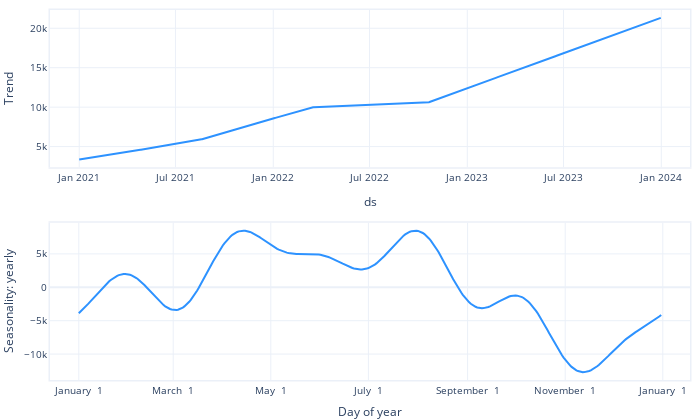

Notebook code for this chart:
### Code cell
m.plot_parameters(components=['trend', 'seasonality'])

### Figure 1 — Plotly figure (JSON) as saved in the notebook; plotly's stock layout.template omitted (floating-point values rounded to 4 significant figures; data arrays with more than 128 entries replaced by an {"elided": "..."} marker saying what was removed)
{"data": [{"fill": "none", "line": {"color": "#2d92ff", "width": 2}, "mode": "lines", "name": "Trend", "type": "scatter", "x": {"elided": "1095 str values"}, "xaxis": "x", "y": {"elided": "1095 float values"}, "yaxis": "y"}, {"fill": "none", "line": {"color": "#2d92ff", "width": 2}, "mode": "lines", "name": "yearly", "type": "scatter", "x": {"elided": "365 str values"}, "xaxis": "x2", "y": {"elided": "365 float values"}, "yaxis": "y2"}], "layout": {"autosize": true, "font": {"size": 10}, "height": 420, "hovermode": "x unified", "margin": {"b": 0, "l": 0, "pad": 0, "r": 10, "t": 10}, "showlegend": false, "title": {"font": {"size": 12}}, "width": 700, "xaxis": {"anchor": "y", "domain": [0, 1], "linewidth": 1.5, "mirror": true, "range": ["2020-11-07T00:00:00", "2024-02-24T00:00:00"], "showline": true, "title": {"text": "ds"}, "type": "date"}, "xaxis2": {"anchor": "y2", "domain": [0, 1], "linewidth": 1.5, "mirror": true, "range": ["2016-12-14T00:00:00", "2018-01-18T00:00:00"], "showline": true, "tickformat": "%B %e", "title": {"text": "Day of year"}}, "yaxis": {"anchor": "x", "domain": [0.575, 1], "linewidth": 1.5, "mirror": true, "rangemode": "normal", "showline": true, "title": {"text": "Trend"}}, "yaxis2": {"anchor": "x2", "domain": [0, 0.425], "linewidth": 1.5, "mirror": true, "rangemode": "normal", "showline": true, "title": {"text": "Seasonality: yearly"}}}}
